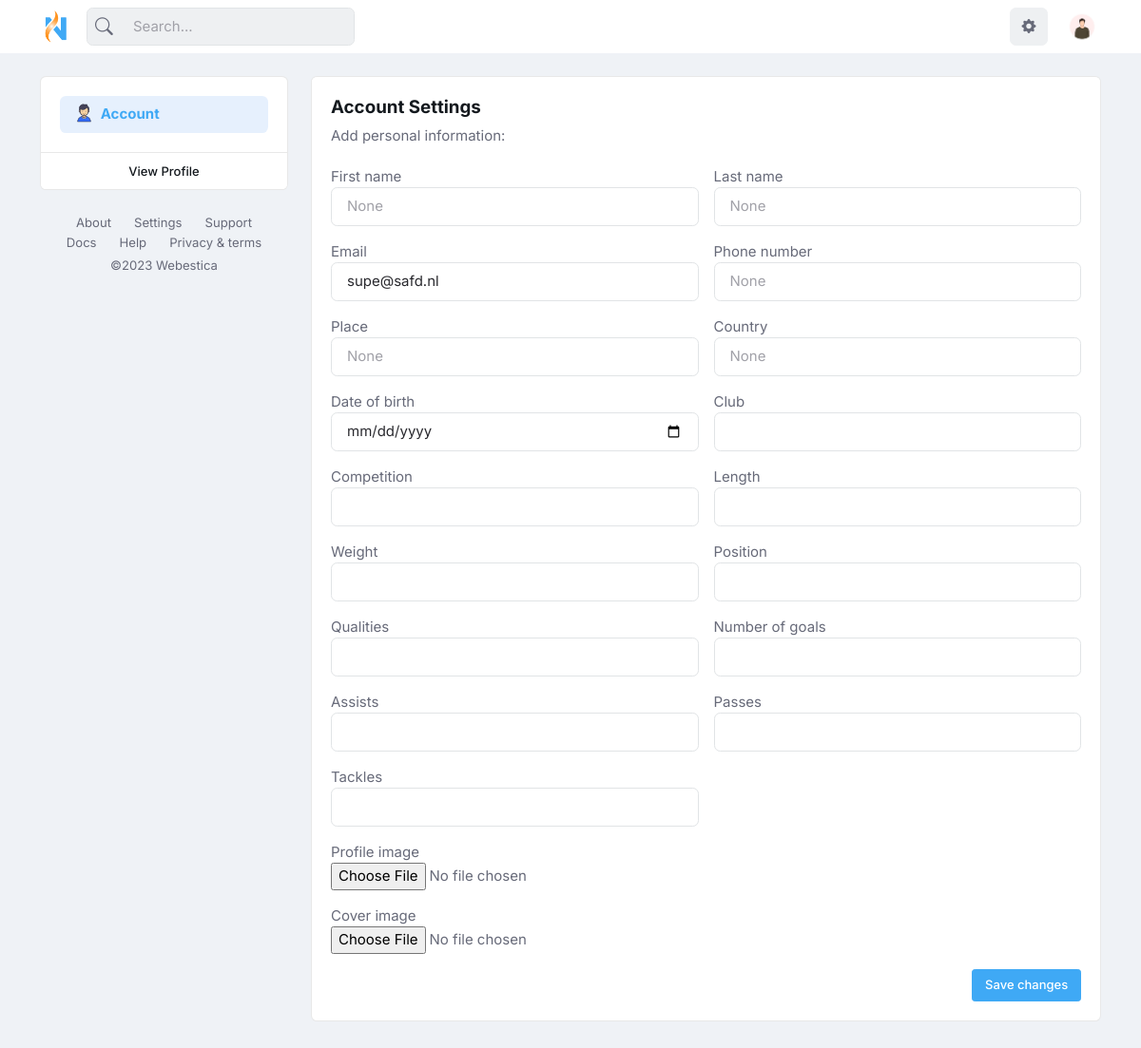
/edit-account/ (signed in), run on the app's committed database.
### firstapp/models.py (models this page shows, shortened)
class User(AbstractUser):
    is_player = models.BooleanField(default=False)
    is_coach = models.BooleanField(default=False)
    is_scout = models.BooleanField(default=False)
    first_name = models.CharField(max_length=255, null=True)
    last_name = models.CharField(max_length=255, null=True)
    email = models.EmailField(unique=True)
    profile_image = models.ImageField(upload_to='profile_images', blank=True, null=True)
    cover_image = models.ImageField(upload_to='cover_images', blank=True, null=True)
    place = models.CharField(max_length=255, null=True)
    country = models.CharField(max_length=255, null=True)
    date_of_birth = models.DateField(null=True)
    phone_number = models.CharField(max_length=20, null=True)
    media_collection = models.ManyToManyField('Post', related_name='players', blank=True)
    followed_users = models.ManyToManyField('User', related_name='followed')
    posts = models.ManyToManyField('Post', related_name='player_posts', blank=True)
    def getProfileimageUrl(self):
        if not self.profile_image:
            return '/static/profile_placeholder.jpg'
        else:
            return self.profile_image.url

### firstapp/views.py (the view)
# urls.py: path("edit-account/", views.edit_account, name="edit_account"),
@login_required
def edit_account(request):
    if request.method == 'POST':
        print('request.method == post')
        form = EditProfileForm(request.POST, request.FILES, instance=request.user)
        profile_form = PlayerProfileForm(request.POST, instance=request.user.player)  # request.FILES is show the selected image or file
        print("request.FILES")
        print("request.FILES")
        print("request.FILES")
        print(request.FILES)
        if form.is_valid() and profile_form.is_valid():
            print("form.is_valid")
            user_form = form.save()
            custom_form = profile_form.save(False)
            custom_form.user = user_form
            custom_form.save()
            return render(request, 'theme/settings.html', {'form': form, 'profile_form': profile_form})
        else:
            print('Error kut')
            print(form.errors)
            print('profile_form kut')
            print(profile_form.errors)
            return render(request, 'theme/settings.html', {'form': form, 'profile_form': profile_form})
    else:
        args = {}
        return render(request, 'theme/settings.html', args)

### playerpro/templates/theme/settings.html (shortened to what this page needs)
{% extends 'theme/base.html' %}
{% load static %}
{% block content %}
<main>
  <div class="container">
    <div class="row">
      <div class="col-lg-3">
        <nav class="navbar navbar-light navbar-expand-lg mx-0">
          <div class="offcanvas offcanvas-start" tabindex="-1" id="offcanvasNavbar">
            <div class="offcanvas-body p-0">
              <div class="card w-100">
                <div class="card-body">
                <ul class="nav nav-tabs nav-pills nav-pills-soft flex-column fw-bold gap-2 border-0">
                  <li class="nav-item" data-bs-dismiss="offcanvas">
                    <a class="nav-link d-flex mb-0 active" href="#nav-setting-tab-1" data-bs-toggle="tab">
                      <img class="me-2 h-20px fa-fw" src="{% static 'assets/images/icon/person-outline-filled.svg' %}" alt="">
                      <span>Account</span>
                    </a>
                  </li>
                </ul>
              </div>
              <div class="card-footer text-center py-2">
                <a class="btn btn-link text-secondary btn-sm" href="{% url 'profile' username=request.user.username %}">View Profile </a>
              </div>
              </div>
            </div>
            <ul class="nav small mt-4 justify-content-center lh-1">
              <li class="nav-item">
                <a class="nav-link" href="#">About</a>
              </li>
              <li class="nav-item">
                <a class="nav-link" href="#">Settings</a>
              </li>
              <li class="nav-item">
                <a class="nav-link" href="#">Support </a>
              </li>
              <li class="nav-item">
                <a class="nav-link" href="#">Docs </a>
              </li>
              <li class="nav-item">
                <a class="nav-link" href="#">Help</a>
              </li>
              <li class="nav-item">
                <a class="nav-link" href="#">Privacy & terms</a>
              </li>
            </ul>
            <p class="small text-center mt-1">©2023 <a class="text-body" target="_blank" href="https://www.webestica.com/"> Webestica </a></p>
          </div>
        </nav>
      </div>
        <div class="col-lg-6 vstack gap-4">
          <div class="tab-content py-0 mb-0">
            <div class="tab-pane show active fade" id="nav-setting-tab-1">
              <div class="card mb-4">
                <div class="card-header border-0 pb-0">
                  <h1 class="h5 card-title">Account Settings</h1>
                  <p class="mb-0">Add personal information:</p>
                </div>
                <div class="card-body">
                  <form class="row g-3" method="POST" enctype="multipart/form-data">
                    <div id="div_id_first_name" class="form-group col-sm-6 col-lg-6">
                      <div>
                        <label for="id_first_name" class="requiredField">
                        First name
                        </label>
                        <input type="text" name="first_name" maxlength="255" class="textinput form-control" required="" id="id_first_name"  placeholder="{{request.user.first_name}}" >
                       </div>
                    </div>
                    <div id="div_id_last_name" class="form-group col-sm-6 col-lg-6">
                       <label for="id_last_name" class=" requiredField">
                       Last name </label>
                       <div>
                        <input type="text" name="last_name" maxlength="255" class="textinput form-control" required="" id="id_last_name"  placeholder="{{request.user.last_name}}" >
                      </div>
                    </div>
                    <div id="div_id_email" class="form-group col-sm-6 col-lg-6">
                       <label for="id_email" class=" requiredField">
                       Email </label>
                       <div> <input type="email" name="email" maxlength="254" class="emailinput form-control" required="" id="id_email" placeholder="{{request.user.email}}" value="{{request.user.email}}"> </div>
                    </div>
                    <div id="div_id_phone_number" class="form-group col-sm-6 col-lg-6">
                      <label for="id_phone_number" class=" requiredField">
                      Phone number </label>
                      <div> <input type="text" name="phone_number" maxlength="255" class="textinput form-control" required="" id="id_phone_number"  placeholder="{{request.user.phone_number}}" > </div>
                   </div>
                    <div id="div_id_place" class="form-group col-sm-6 col-lg-6">
                       <label for="id_place" class=" requiredField">
                       Place </label>
                       <div> <input type="text" name="place" maxlength="255" class="textinput form-control" required="" id="id_place"  placeholder="{{request.user.place}}" > </div>
                    </div>
                    <div id="div_id_country" class="form-group col-sm-6 col-lg-6">
                       <label for="id_country" class=" requiredField">
                       Country </label>
                       <div> <input type="text" name="country" maxlength="255" class="textinput form-control" required="" id="id_country" placeholder="{{request.user.country}}" > </div>
                    </div>
                    <div id="div_id_date_of_birth" class="form-group col-sm-6 col-lg-6">
                       <label for="id_date_of_birth" class=" requiredField">
                       Date of birth </label>
                       <div> <input type="date" name="date_of_birth" class="dateinput form-control" required="" id="id_date_of_birth" placeholder="{{request.user.date_of_birth|date:'Y-m-d'}}" > </div>
                    </div>
                    <div id="div_id_club" class="form-group col-sm-6 col-lg-6">
                       <label for="id_club" class=" requiredField">
                       Club </label>
                       <div> <input type="text" name="club" placeholder="{{request.user.player.club}}" maxlength="255" class="textinput form-control" required="" id="id_club" {% if request.user.player.club != None %} value="{{request.user.player.club}}" {% endif %}> </div>
                    </div>
                    <div id="div_id_competition" class="form-group col-sm-6 col-lg-6">
                       <label for="id_competition" class=" requiredField">
                       Competition </label>
                       <div> <input type="text" name="competition" placeholder="{{request.user.player.competition}}" maxlength="255" class="textinput form-control" required="" id="id_competition" {% if request.user.player.competition != None %} value="{{request.user.player.competition}}" {% endif %}> </div>
                    </div>
                    <div id="div_id_length" class="form-group col-sm-6 col-lg-6">
                       <label for="id_length" class=" requiredField">
                       Length </label>
                       <div> <input type="number" name="length" placeholder="{{request.user.player.length}}" class="numberinput form-control" required="" id="id_length"  {% if request.user.player.length != None %} value="{{request.user.player.length}}" {% endif %}> </div>
                    </div>
                    <div id="div_id_weight" class="form-group col-sm-6 col-lg-6">
                       <label for="id_weight" class=" requiredField">
                       Weight </label>
                       <div> <input type="number" name="weight" placeholder="{{request.user.player.weight}}" class="numberinput form-control" required="" id="id_weight"  {% if request.user.player.weight != None %} value="{{request.user.player.weight}}" {% endif %}> </div>
                    </div>
                    <div id="div_id_position" class="form-group col-sm-6 col-lg-6">
                       <label for="id_position" class=" requiredField">
                       Position </label>
                       <div> <input type="text" name="position"  placeholder="{{request.user.player.position}}" maxlength="255" class="textinput form-control" required="" id="id_position" {% if request.user.player.position != None %} value="{{request.user.player.position}}" {% endif %}>  </div>
                    </div>
                    <div id="div_id_qualities" class="form-group col-sm-6 col-lg-6">
                       <label for="id_qualities" class=" requiredField">
                       Qualities </label>
                       <div> <input type="text" name="qualities"  placeholder="{{request.user.player.qualities}}" maxlength="255" class="textinput form-control" required="" id="id_qualities" {% if request.user.player.qualities != None %} value="{{request.user.player.qualities}}" {% endif %}> </div>
                    </div>
                    <div id="div_id_goals" class="form-group col-sm-6 col-lg-6">
                      <label for="id_goals" class=" requiredField">
                      Number of goals </label>
                      <div> <input type="number" name="goals" placeholder="{{request.user.player.goals}}" {% if request.user.player.goals != None %} value="{{request.user.player.goals}}" {% endif %} class="numberinput form-control" required="" id="id_goals"> </div>
                   </div>
                   <div id="div_id_assists" class="form-group col-sm-6 col-lg-6">
                      <label for="id_assists" class=" requiredField">
                      Assists </label>
                      <div> <input type="number" name="assists" placeholder="{{request.user.player.assists}}" value="{{request.user.player.assists}}" class="numberinput form-control" required="" id="id_assists"> </div>
                   </div>
                   <div id="div_id_passes" class="form-group col-sm-6 col-lg-6">
                      <label for="id_passes" class=" requiredField">
                      Passes </label>
                      <div> <input type="number" name="passes"  placeholder="{{request.user.player.passes}}" {% if request.user.player.passes != None %} value="{{request.user.player.passes}}" {% endif %} maxlength="255" class="textinput form-control" required="" id="id_passes"> </div>
                   </div>
                   <div id="div_id_tackles" class="form-group col-sm-6 col-lg-6">
                      <label for="id_tackles" class=" requiredField">
                      Tackles </label>
                      <div> <input type="number" name="tackles"  placeholder="{{request.user.player.tackles}}" {% if request.user.player.tackles != None %} value="{{request.user.player.tackles}}" {% endif %} maxlength="255" class="textinput form-control" required="" id="id_qualities"> </div>
                   </div>
                    <div id="div_id_profile_image" class="form-group">
                      <label for="id_profile_image" class="">
                      Profile image
                      </label>
                      <div>
                        <input type="file" name="profile_image" accept="image/*" class="clearablefileinput form-control-file" id="id_profile_image">
                      </div>
                    </div>
                    <div id="div_id_cover_image" class="form-group">
                      <label for="id_cover_image" class="">
                      Cover image
                      </label>
                      <div>
                        <input type="file" name="cover_image" accept="image/*" class="clearablefileinput form-control-file" id="id_cover_image">
                      </div>
                    </div>
                    <div class="col-12 text-end">
                      <button type="submit" class="btn btn-sm btn-primary mb-0">Save changes</button>
                    </div>
                   </form>
                </div>
              </div>
            </div>
          </div>
        </div>
    </div>
  </div>
</main>
{% endblock content %}

### data on the page
User: first_name "None", last_name "None", email "supe@safd.nl", phone_number "None", place "None", country "None"
